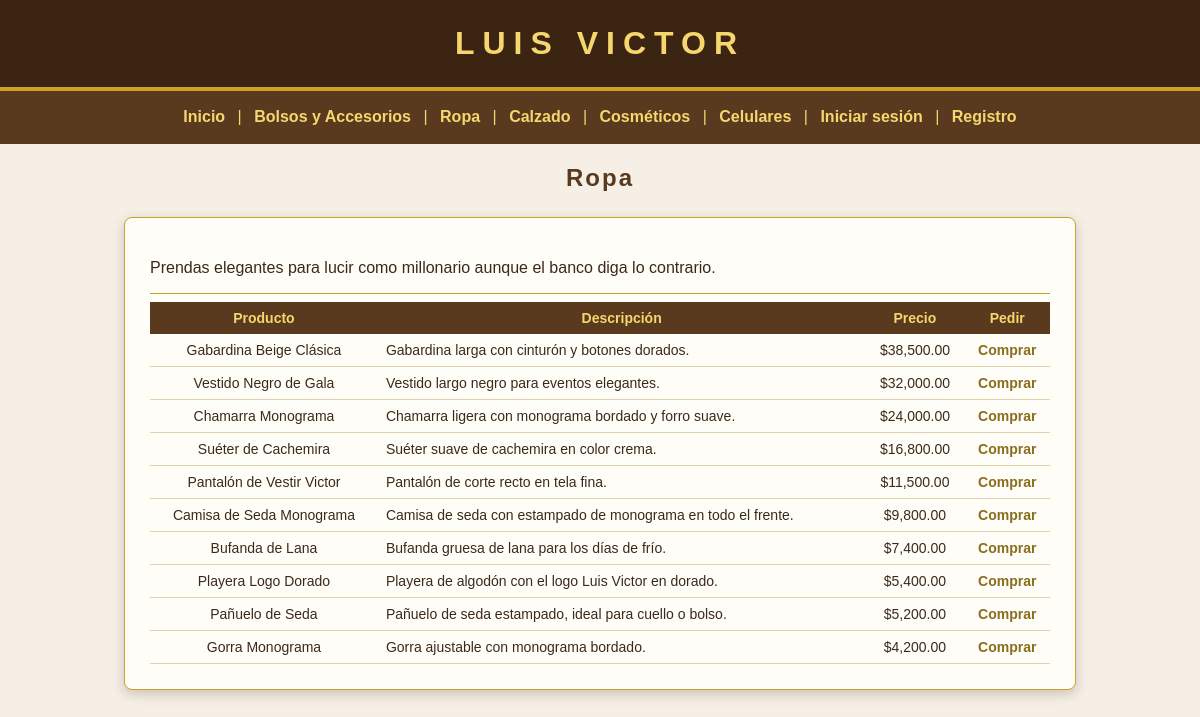
The app's page /ropa.php with its own data.
### tables this page shows
CREATE TABLE productos (
  id INT AUTO_INCREMENT PRIMARY KEY,
  categoria VARCHAR(50) NOT NULL,
  marca VARCHAR(50) NOT NULL,
  nombre VARCHAR(100) NOT NULL,
  descripcion VARCHAR(200) NOT NULL,
  precio DECIMAL(10,2) NOT NULL
);

### ropa.php (the view, shortened to what this page needs)
<?php
$categoria = "Ropa";
require "conexion.php";
$stmt = $conexion->prepare("SELECT id, nombre, descripcion, precio FROM productos WHERE categoria = ? ORDER BY precio DESC");
$stmt->bind_param("s", $categoria);
$stmt->execute();
$productos = $stmt->get_result();
?>
<!DOCTYPE html>
<html>
<head>
  <link rel="stylesheet" href="estilo.css">
</head>
<body>
  <h1>LUIS VICTOR</h1>
  <?php include "menu.php"; ?>
  <h2>Ropa</h2>
  <div class="ancho">
    <p>Prendas elegantes para lucir como millonario aunque el banco diga lo contrario.</p>
    <hr>
    <table>
      <tr>
        <th>Producto</th>
        <th>Descripción</th>
        <th>Precio</th>
        <th>Pedir</th>
      </tr>
      <?php while ($p = $productos->fetch_assoc()) { ?>
      <tr>
        <td><?php echo htmlspecialchars($p["nombre"]); ?></td>
        <td class="izq"><?php echo htmlspecialchars($p["descripcion"]); ?></td>
        <td>$<?php echo number_format($p["precio"], 2); ?></td>
        <td><a href="tienda.php?producto=<?php echo $p["id"]; ?>">Comprar</a></td>
      </tr>
      <?php } ?>
    </table>
  </div>
</body>
</html>

### estilo.css (style rules this page uses)
body { font-family: Arial, sans-serif; background-color: #f5efe6; color: #3b2a1a; margin: 0; }
h1 { background-color: #3b2412; color: #f5d76e; text-align: center; letter-spacing: 8px; margin: 0; padding: 25px; border-bottom: 4px solid #c9a227; }
h2 { color: #5a3a1e; text-align: center; letter-spacing: 2px; }
div { width: 90%; max-width: 520px; margin: 25px auto; padding: 25px; background-color: #fffdf8; border: 1px solid #c9a227; border-radius: 8px; box-shadow: 0 4px 12px rgba(90, 58, 30, 0.25); }
a { color: #8a6d1d; text-decoration: none; font-weight: bold; }
hr { border: 0; border-top: 1px solid #c9a227; }
table { width: 100%; font-size: 14px; border-collapse: collapse; }
th { background-color: #5a3a1e; color: #f5d76e; padding: 8px; }
td { padding: 8px; text-align: center; border-bottom: 1px solid #e0d2a8; }
div.ancho { max-width: 900px; }
td.izq { text-align: left; }

### records on screen
productos: nombre "Gabardina Beige Clásica", descripcion "Gabardina larga con cinturón y botones dorados.", precio "38,500.00"
productos: nombre "Vestido Negro de Gala", descripcion "Vestido largo negro para eventos elegantes.", precio "32,000.00"
productos: nombre "Chamarra Monograma", descripcion "Chamarra ligera con monograma bordado y forro suave.", precio "24,000.00"
productos: nombre "Suéter de Cachemira", descripcion "Suéter suave de cachemira en color crema.", precio "16,800.00"
productos: nombre "Pantalón de Vestir Victor", descripcion "Pantalón de corte recto en tela fina.", precio "11,500.00"
productos: nombre "Camisa de Seda Monograma", descripcion "Camisa de seda con estampado de monograma en todo el frente.", precio "9,800.00"
productos: nombre "Bufanda de Lana", descripcion "Bufanda gruesa de lana para los días de frío.", precio "7,400.00"
productos: nombre "Playera Logo Dorado", descripcion "Playera de algodón con el logo Luis Victor en dorado.", precio "5,400.00"
productos: nombre "Pañuelo de Seda", descripcion "Pañuelo de seda estampado, ideal para cuello o bolso.", precio "5,200.00"
productos: nombre "Gorra Monograma", descripcion "Gorra ajustable con monograma bordado.", precio "4,200.00"
